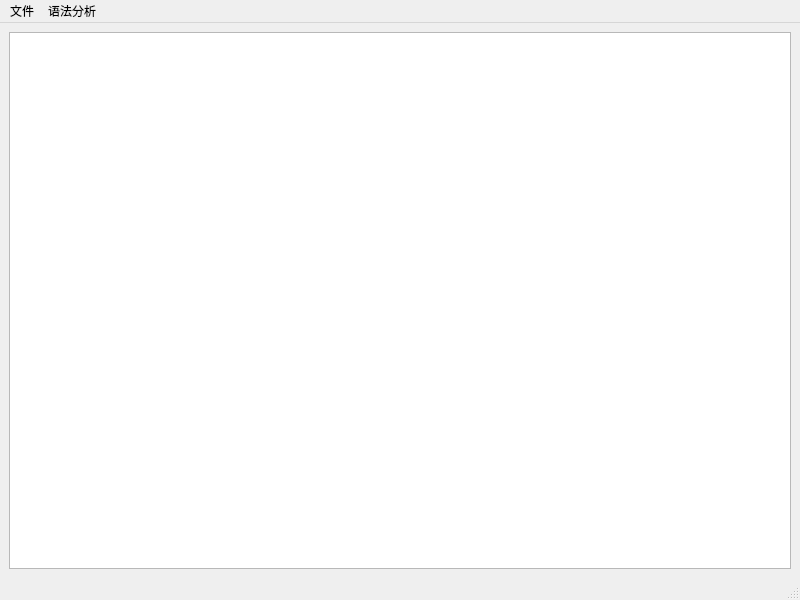
<?xml version="1.0" encoding="UTF-8"?>
<ui version="4.0">
 <class>MainWindow</class>
 <widget class="QMainWindow" name="MainWindow">
  <property name="geometry">
   <rect>
    <x>0</x>
    <y>0</y>
    <width>800</width>
    <height>600</height>
   </rect>
  </property>
  <property name="windowTitle">
   <string>MainWindow</string>
  </property>
  <widget class="QWidget" name="centralwidget">
   <layout class="QGridLayout" name="gridLayout">
    <item row="0" column="0">
     <widget class="QTextEdit" name="textEdit"/>
    </item>
   </layout>
  </widget>
  <widget class="QMenuBar" name="menubar">
   <property name="geometry">
    <rect>
     <x>0</x>
     <y>0</y>
     <width>800</width>
     <height>22</height>
    </rect>
   </property>
   <widget class="QMenu" name="menu">
    <property name="title">
     <string>文件</string>
    </property>
    <addaction name="newFIle"/>
    <addaction name="saveFile"/>
    <addaction name="openFile"/>
   </widget>
   <widget class="QMenu" name="menu_2">
    <property name="title">
     <string>语法分析</string>
    </property>
    <addaction name="prase"/>
    <addaction name="printTree"/>
   </widget>
   <addaction name="menu"/>
   <addaction name="menu_2"/>
  </widget>
  <widget class="QStatusBar" name="statusbar"/>
  <action name="openFile">
   <property name="text">
    <string>打开文件</string>
   </property>
  </action>
  <action name="saveFile">
   <property name="text">
    <string>保存文件</string>
   </property>
  </action>
  <action name="prase">
   <property name="text">
    <string>语法分析</string>
   </property>
  </action>
  <action name="printTree">
   <property name="text">
    <string>生成语法树</string>
   </property>
  </action>
  <action name="newFIle">
   <property name="text">
    <string>新建</string>
   </property>
  </action>
 </widget>
 <resources/>
 <connections/>
</ui>
